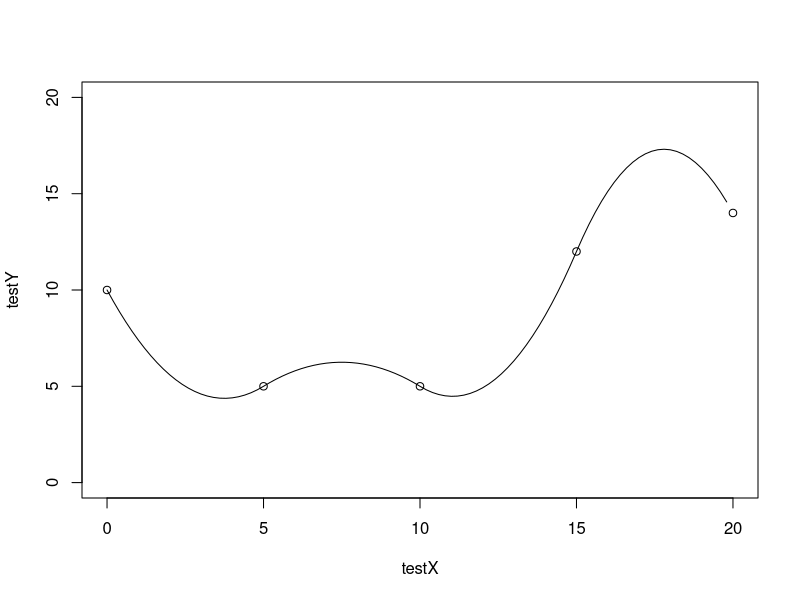

The R script that drew this image:
obs <- read.csv('SampleData/observations.csv', header = T, sep = ';')
colnames(obs) <- c('t','v')
#plot(obs$t,obs$v)

step <- 25

nodes <- seq(from=0, to=650, by=step)

p <- numeric((length(nodes)-1)*3)

poly_f <-function(p,step,t) {
  i <- t %/% step
  return (p[i*3+1]*t*t+p[i*3+2]*t+p[i*3+3]);
}

getP <- function(initSlope,X,Y) {
  res <- numeric((length(X)-1)*3)
  Y1 <- numeric(length(Y))
  Y1[1] <- initSlope
  for(i in 1:(length(X)-1)) {
    x_i <- X[i]
    x_i1 <- X[i+1]
    a <- matrix(
      c(x_i1*x_i1,x_i1,1,
      x_i*x_i,x_i,1,
      2*x_i,1,0), nrow = 3, byrow = T)
    r_part <- c(Y[i+1],Y[i],Y1[i])
    s <- solve(a,r_part)
    Y1[i+1]=2*s[1]*x_i1+s[2]
    res[(i-1)*3+1]=s[1]
    res[(i-1)*3+2]=s[2]
    res[(i-1)*3+3]=s[3]
  }
  return(res)
}

testX = c(0,5,10,15,20)
testY = c(10,5,5,12,14)

p1 <-getP(-3,testX,testY)



poly_f1 <- function(x) {
  return(poly_f(p1,5,x))
}
plot(testX,testY,ylim=c(0,20))
curve(poly_f1,add = T, from = 0, to = 20)
